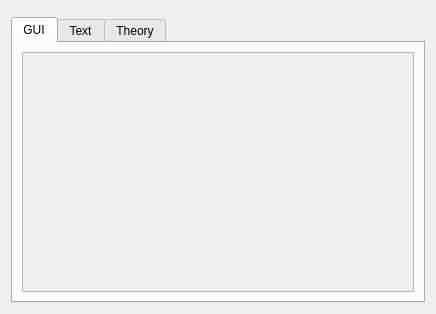
<?xml version="1.0" encoding="UTF-8"?>
<ui version="4.0">
 <class>WorkingPanel</class>
 <widget class="QWidget" name="WorkingPanel">
  <property name="geometry">
   <rect>
    <x>0</x>
    <y>0</y>
    <width>436</width>
    <height>314</height>
   </rect>
  </property>
  <property name="windowTitle">
   <string>Form</string>
  </property>
  <layout class="QVBoxLayout" name="verticalLayout">
   <item>
    <widget class="FunctionInfoWidget" name="widget" native="true"/>
   </item>
   <item>
    <widget class="QTabWidget" name="tabWidget">
     <property name="currentIndex">
      <number>0</number>
     </property>
     <widget class="QWidget" name="tab">
      <attribute name="title">
       <string>GUI</string>
      </attribute>
      <layout class="QVBoxLayout" name="verticalLayout_3">
       <item>
        <widget class="QScrollArea" name="scrollArea">
         <property name="widgetResizable">
          <bool>true</bool>
         </property>
         <widget class="QWidget" name="scrollAreaWidgetContents">
          <property name="geometry">
           <rect>
            <x>0</x>
            <y>0</y>
            <width>384</width>
            <height>222</height>
           </rect>
          </property>
          <layout class="QVBoxLayout" name="verticalLayout_2">
           <item>
            <widget class="GUIEditWidget" name="guiEditWidget" native="true"/>
           </item>
          </layout>
         </widget>
        </widget>
       </item>
      </layout>
     </widget>
     <widget class="TextEditWidget" name="tab_2">
      <attribute name="title">
       <string>Text</string>
      </attribute>
     </widget>
     <widget class="TheoryEditWidget" name="tab_3">
      <attribute name="title">
       <string>Theory</string>
      </attribute>
     </widget>
    </widget>
   </item>
  </layout>
 </widget>
 <customwidgets>
  <customwidget>
   <class>GUIEditWidget</class>
   <extends>QWidget</extends>
   <header>GUIEditWidget.h</header>
   <container>1</container>
  </customwidget>
  <customwidget>
   <class>TextEditWidget</class>
   <extends>QWidget</extends>
   <header>TextEditWidget.h</header>
   <container>1</container>
  </customwidget>
  <customwidget>
   <class>TheoryEditWidget</class>
   <extends>QWidget</extends>
   <header>TheoryEditWidget.h</header>
   <container>1</container>
  </customwidget>
  <customwidget>
   <class>FunctionInfoWidget</class>
   <extends>QWidget</extends>
   <header>FunctionInfoWidget.h</header>
   <container>1</container>
  </customwidget>
 </customwidgets>
 <resources/>
 <connections/>
</ui>
